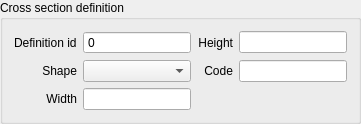
        <widget class="QGroupBox" name="grp_characteristics_def">
         <property name="title">
          <string>Cross section definition</string>
         </property>
         <layout class="QGridLayout" name="gridLayout_3">
          <item row="1" column="0">
           <widget class="QLabel" name="label_5">
            <property name="text">
             <string>Shape</string>
            </property>
            <property name="alignment">
             <set>Qt::AlignRight|Qt::AlignTrailing|Qt::AlignVCenter</set>
            </property>
           </widget>
          </item>
          <item row="1" column="2">
           <widget class="QLabel" name="label_14">
            <property name="text">
             <string>Code</string>
            </property>
            <property name="alignment">
             <set>Qt::AlignRight|Qt::AlignTrailing|Qt::AlignVCenter</set>
            </property>
           </widget>
          </item>
          <item row="2" column="0">
           <widget class="QLabel" name="label_7">
            <property name="text">
             <string>Width</string>
            </property>
            <property name="alignment">
             <set>Qt::AlignRight|Qt::AlignTrailing|Qt::AlignVCenter</set>
            </property>
           </widget>
          </item>
          <item row="0" column="2">
           <widget class="QLabel" name="label_13">
            <property name="text">
             <string>Height</string>
            </property>
            <property name="alignment">
             <set>Qt::AlignRight|Qt::AlignTrailing|Qt::AlignVCenter</set>
            </property>
           </widget>
          </item>
          <item row="0" column="0">
           <widget class="QLabel" name="label_8">
            <property name="text">
             <string>Definition id</string>
            </property>
           </widget>
          </item>
          <item row="0" column="1">
           <widget class="QgsSpinBox" name="cross_section_definition_id">
            <property name="readOnly">
             <bool>true</bool>
            </property>
            <property name="buttonSymbols">
             <enum>QAbstractSpinBox::NoButtons</enum>
            </property>
           </widget>
          </item>
          <item row="1" column="3">
           <widget class="QLineEdit" name="cross_section_definition_code">
            <property name="clearButtonEnabled">
             <bool>true</bool>
            </property>
           </widget>
          </item>
          <item row="1" column="1">
           <widget class="QComboBox" name="cross_section_definition_shape"/>
          </item>
          <item row="2" column="1">
           <widget class="QLineEdit" name="cross_section_definition_width">
            <property name="clearButtonEnabled">
             <bool>true</bool>
            </property>
           </widget>
          </item>
          <item row="0" column="3">
           <widget class="QLineEdit" name="cross_section_definition_height">
            <property name="clearButtonEnabled">
             <bool>true</bool>
            </property>
           </widget>
          </item>
         </layout>
        </widget>
